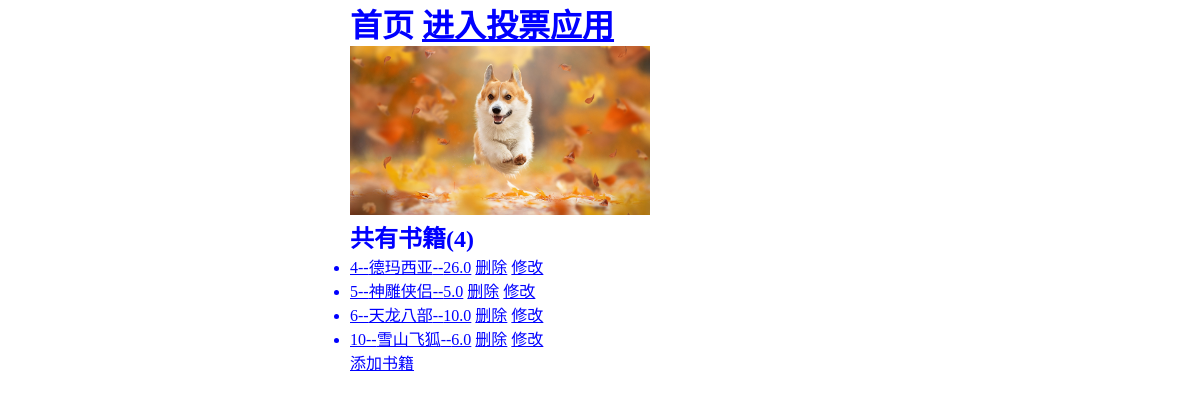
Before: / with the older database file.
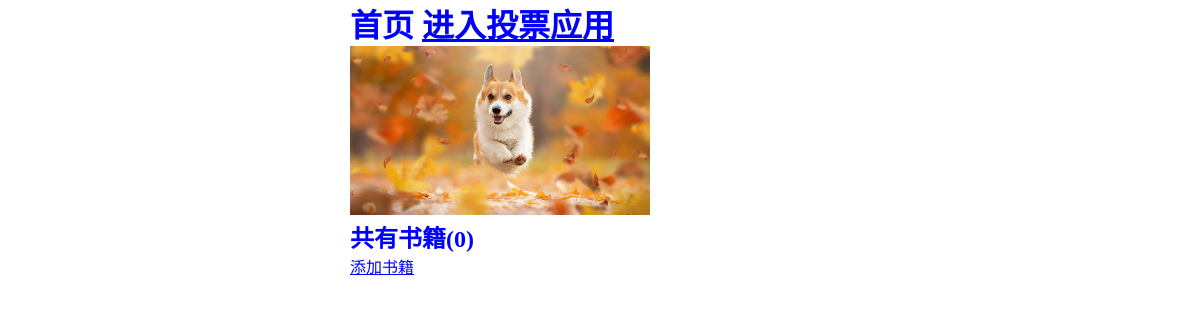
After: the same page with the newer database file.
### booktest/models.py (models this page shows, shortened)
class Book(models.Model):
    title = models.CharField(max_length=20, verbose_name="图书名")
    price = models.FloatField(default=0)
    pub_data = models.DateField(default="1983-06-01")
    desc = models.CharField(max_length=50,null=True,blank=True,db_column='description',help_text="请输入书籍备注信息")

### booktest/views.py (the view)
# urls.py: url(r'^$',views.index,name='index'),
def index(request):
    books= Book.objects.all()
    return render(request,'index.html',{"books":books})

### templates/index.html (shortened to what this page needs)
<!DOCTYPE html>
<html lang="en">
<head>
    <link rel="stylesheet" href="/static/css/main.css">
</head>
<body>
    <div class="container">
        <h1>首页 <a href="{% url 'polls:index' %}">进入投票应用</a> </h1>
        <div>
            <div >
                <img id="center" src="/static/img/1.jpg" alt="">
            </div>
            <h2>共有书籍({{books.count}})</h2>
            <p>
                <ul>
                    {% for book in books %}
                        <li>
                            <a href="{% url 'booktest:detail' book.id %}">{{book.id}}--{{book.title}}--{{book.price}}</a>
                            <a href="{% url 'booktest:deletebook' book.id %}">删除</a>
                            <a href="{% url 'booktest:edithbook' book.id %}">修改</a>
                        </li>
                    {% endfor %}
                </ul>
            </p>
        </div>
         <a href="{% url 'booktest:addbook' %}">添加书籍</a>
    </div>
</body>
</html>

### static/css/main.css (style rules this page uses)
* { margin:0; padding:0; color:blue; }
#center { width:300px; }
.container { width:500px; margin:0 auto; }

Changed rows visible on the page:
removed Book: id "4", title "德玛西亚", price "26.0"
removed Book: id "5", title "神雕侠侣", price "5.0"
removed Book: id "6", title "天龙八部", price "10.0"
removed Book: id "10", title "雪山飞狐", price "6.0"
Other visible differences:
{{ books.count }}: "4" → "0"
